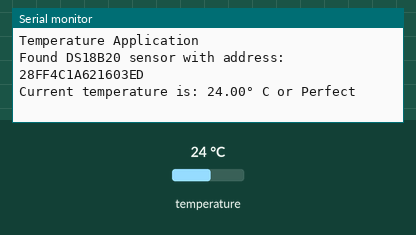
Bench run of a program on a simulated ESP8266 (Wemos D1 mini). Shown: the last lines printed to the serial monitor. Inputs (shaded band) come from the test bench; at power-on: temperature 24 °C.

Above: at 1.7 s.
1.8 s: temperature set to 12 °C
At 8.2 s:
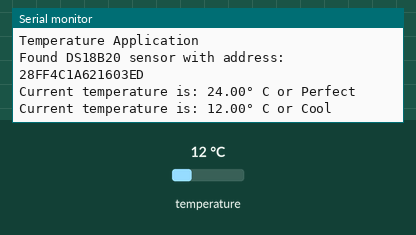
13.7 s: temperature set to 28 °C
At 19.2 s:
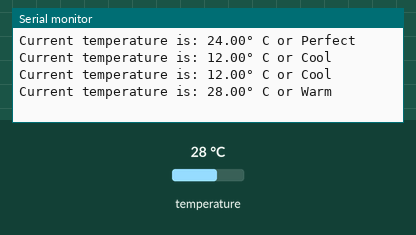
25.6 s: temperature set to 33 °C
At 31.4 s:
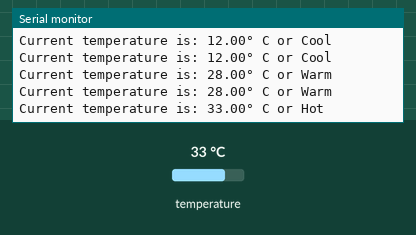
37.3 s: temperature set to 41 °C
At 42.4 s:
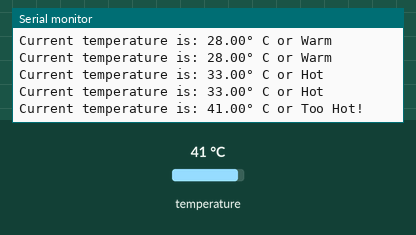
48.9 s: temperature set to 7 °C
At 54.6 s:
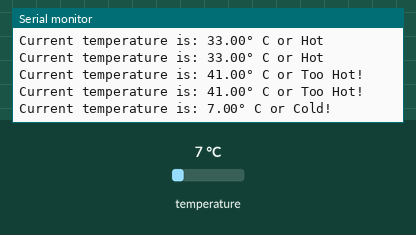

Measured:
- after the input at 1.8 s, the serial monitor: prints a new line after 5.3 s (image 1)
- after the input at 13.7 s, the serial monitor: prints a new line after 4.9 s (image 2)
- after the input at 25.6 s, the serial monitor: prints a new line after 4.5 s (image 3)
- after the input at 37.3 s, the serial monitor: prints a new line after 4.3 s (image 4)
- after the input at 48.9 s, the serial monitor: prints a new line after 4.3 s (image 5)

The program:

main.cpp
```cpp
// Acadia University - COMP 5163
//
// Lab Application - Advanced Sensors
//
// I, Shahbaz Singh, certify that this program is my
// own work and has not been copied from any other source.
//
#include <Arduino.h>
#include <OneWire.h>
#include <DallasTemperature.h>

// DS18B20 data line on D3 (4.7k pull-up to 3V3)
const int oneWireBus = D3;

OneWire oneWire(oneWireBus);
DallasTemperature DS18B20(&oneWire);

DeviceAddress sensorAddress;
bool sensorFound = false;

String addressToString(const DeviceAddress address) {
  String result = "";
  for (int i = 0; i < 8; i++) {
    if (address[i] < 0x10) {
      result += "0";
    }
    result += String(address[i], HEX);
  }
  result.toUpperCase();
  return result;
}

String judgeTemperature(float temp) {
  if (temp < 10) return "Cold!";
  if (temp < 15) return "Cool";
  if (temp < 25) return "Perfect";
  if (temp < 30) return "Warm";
  if (temp < 35) return "Hot";
  return "Too Hot!";
}

void setup() {
  Serial.begin(115200);
  delay(500);
  Serial.println();
  Serial.println("Temperature Application");

  DS18B20.begin();

  // we only have one sensor, so look for the one at index 0
  if (!DS18B20.getAddress(sensorAddress, 0)) {
    Serial.println("No DS18B20 temperature sensors are installed!");
    return;
  }

  sensorFound = true;
  Serial.println("Found DS18B20 sensor with address: " + addressToString(sensorAddress));
}

void loop() {
  // nothing to do without a sensor
  if (!sensorFound) {
    delay(1000);
    return;
  }

  DS18B20.requestTemperatures();
  float fTemp = DS18B20.getTempC(sensorAddress);

  if (fTemp == DEVICE_DISCONNECTED_C) {
    Serial.println("Lost contact with the DS18B20 sensor!");
  } else {
    Serial.println("Current temperature is: " + String(fTemp) + "° C or " + judgeTemperature(fTemp));
  }

  delay(5000);
}
```
